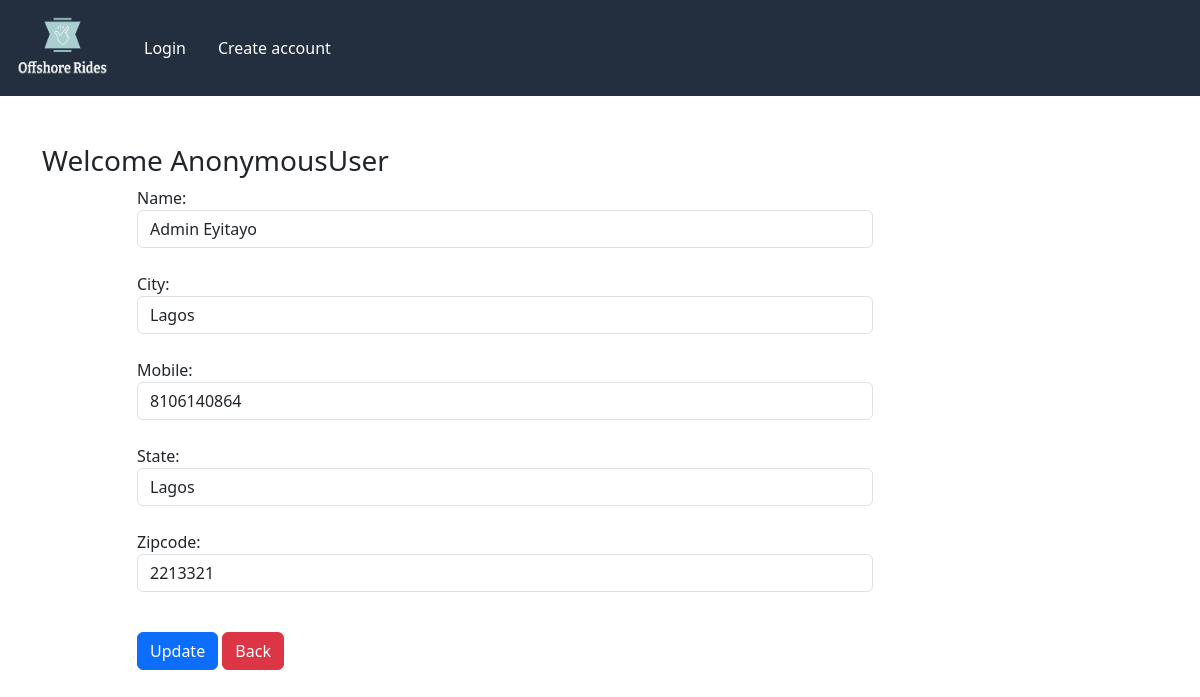
The app's page /updateAddress/3 with its own data.
### Offshore/models.py (models this page shows, shortened)
class Customer(models.Model):
    user = models.ForeignKey(User, on_delete=models.CASCADE)
    name = models.CharField(max_length=200)
    city = models.CharField(max_length=200)
    mobile = models.IntegerField(default=8)
    zipcode = models.IntegerField()
    state = models.CharField(choices=STATE_CHOICES, max_length=100)

### Offshore/views.py (the view, shortened to what this page needs)
# urls.py: path('updateAddress/<int:pk>', views.updateAddress.as_view(), name='updateAddress'),
class updateAddress(View):
    def get(self, request, pk):
        add = Customer.objects.get(pk=pk)
        form = CustomerProfileForm(instance=add)
        return render(request, 'Offshore/updateAddress.html', locals())

### Offshore/forms.py
class CustomerProfileForm(forms.ModelForm):
    class Meta:
        model = Customer
        fields = ['name', 'city', 'mobile', 'state', 'zipcode']
        widgets = {
            'name': forms.TextInput(attrs={'class':'form-control'}),
            'city': forms.TextInput(attrs={'class':'form-control'}),
            'mobile': forms.NumberInput(attrs={'class':'form-control'}),
            'state': forms.Select(attrs={'class':'form-control'}),
            'zipcode': forms.NumberInput(attrs={'class':'form-control'}),
        }

### Offshore/templates/Offshore/updateAddress.html (shortened to what this page needs)
{% extends 'Offshore/base.html' %}
{% load static %}
{% block maincontent%}
    <div class="container my-5">
        <div class="row">
            <h3>Welcome <span calss="text-capitalize">{{ request.user }}</span></h3>
            <div class="col-sm-8 offset-sm-1">
                <form action="" method="post">
                    {% for fm in form %}
                        {{ fm.label_tag }} {{ fm }} <small class="text-danger">{{ fm.errors|striptags }}</small><br>
                    {% endfor %}
                    <div class="col-12 mt-3">
                        <button type="submit" class="btn btn-primary">Update</button>
                        <a href="{% url 'address' %}" type="button" class="btn btn-danger">Back</a>
                    </div>
                </form>
            </div>
        </div>
    </div>
{% endblock maincontent %}

### records on screen
Customer: form "Admin Eyitayo" "Lagos" "8106140864" "Lagos" "2213321"

### other values on screen
{{ request.user }} "AnonymousUser"
{{ fm.label_tag }} "Name:" "City:" "Mobile:" "State:" "Zipcode:"
